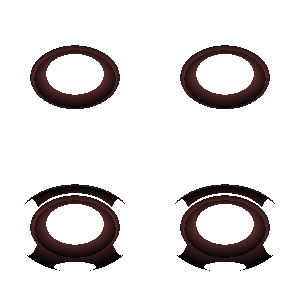

Generate this figure with Python:
#!/usr/bin/env python

# Compare vtkContour3DLinearGrid on tetra, voxel, and hex meshes
# against standard vtkContourFilter in four viewports.

# Factory overrides
import vtkmodules.vtkInteractionStyle  # noqa: F401
import vtkmodules.vtkRenderingOpenGL2  # noqa: F401

from vtkmodules.vtkCommonCore import vtkPoints
from vtkmodules.vtkCommonDataModel import (
    vtkQuadric,
    vtkStructuredGrid,
)
from vtkmodules.vtkFiltersCore import (
    vtkContour3DLinearGrid,
    vtkContourFilter,
    vtkExtractCells,
)
from vtkmodules.vtkFiltersGeneral import vtkClipVolume
from vtkmodules.vtkImagingHybrid import vtkSampleFunction
from vtkmodules.vtkRenderingCore import (
    vtkActor,
    vtkPolyDataMapper,
    vtkRenderWindow,
    vtkRenderWindowInteractor,
    vtkRenderer,
)

resolution = 50
merge_points = 1
interpolate_attr = 1
compute_normals = 1

# Source: sample a quadric function
quadric = vtkQuadric()
quadric.SetCoefficients(0.5, 1, 0.2, 0, 0.1, 0, 0, 0.2, 0, 0)

sample = vtkSampleFunction()
sample.SetSampleDimensions(resolution, resolution, resolution)
sample.SetImplicitFunction(quadric)
sample.ComputeNormalsOn()
sample.Update()

# --- Top-left: tetra contouring ---

# Clip to generate tetrahedra
clip = vtkClipVolume()
clip.SetInputConnection(sample.GetOutputPort())
clip.SetValue(-10.0)
clip.GenerateClippedOutputOff()
clip.Update()

contour_tetra = vtkContour3DLinearGrid()
contour_tetra.SetInputConnection(clip.GetOutputPort())
contour_tetra.SetValue(0, 0.5)
contour_tetra.SetValue(1, 0.9)
contour_tetra.SetMergePoints(0)
contour_tetra.SetSequentialProcessing(0)
contour_tetra.SetInterpolateAttributes(0)
contour_tetra.SetComputeNormals(0)

tetra_mapper = vtkPolyDataMapper()
tetra_mapper.SetInputConnection(contour_tetra.GetOutputPort())
tetra_mapper.ScalarVisibilityOff()

tetra_actor = vtkActor()
tetra_actor.SetMapper(tetra_mapper)
tetra_actor.GetProperty().SetColor(0.8, 0.4, 0.4)

# --- Top-right: voxel contouring ---

extract_voxel = vtkExtractCells()
extract_voxel.SetInputConnection(sample.GetOutputPort())
extract_voxel.AddCellRange(0, sample.GetOutput().GetNumberOfCells())
extract_voxel.Update()

contour_voxel = vtkContour3DLinearGrid()
contour_voxel.SetInputConnection(extract_voxel.GetOutputPort())
contour_voxel.SetValue(0, 0.5)
contour_voxel.SetValue(1, 0.9)
contour_voxel.SetMergePoints(merge_points)
contour_voxel.SetSequentialProcessing(0)
contour_voxel.SetInterpolateAttributes(interpolate_attr)
contour_voxel.SetComputeNormals(compute_normals)

voxel_mapper = vtkPolyDataMapper()
voxel_mapper.SetInputConnection(contour_voxel.GetOutputPort())
voxel_mapper.ScalarVisibilityOff()

voxel_actor = vtkActor()
voxel_actor.SetMapper(voxel_mapper)
voxel_actor.GetProperty().SetColor(0.8, 0.4, 0.4)

# --- Bottom-left: hex contouring ---

# Build a structured grid with hex cells reusing sample scalars
structured_grid = vtkStructuredGrid()
structured_grid.SetDimensions(resolution, resolution, resolution)

hex_points = vtkPoints()
origin = sample.GetOutput().GetOrigin()
spacing = sample.GetOutput().GetSpacing()
for k in range(resolution):
    z = origin[2] + k * spacing[2]
    for j in range(resolution):
        y = origin[1] + j * spacing[1]
        for i in range(resolution):
            x = origin[0] + i * spacing[0]
            hex_points.InsertNextPoint(x, y, z)
structured_grid.SetPoints(hex_points)
structured_grid.GetPointData().SetScalars(sample.GetOutput().GetPointData().GetScalars())
structured_grid.GetPointData().SetVectors(sample.GetOutput().GetPointData().GetVectors())

extract_hex = vtkExtractCells()
extract_hex.SetInputData(structured_grid)
extract_hex.AddCellRange(0, sample.GetOutput().GetNumberOfCells())
extract_hex.Update()

contour_hex = vtkContour3DLinearGrid()
contour_hex.SetInputConnection(extract_hex.GetOutputPort())
contour_hex.SetValue(0, 0.5)
contour_hex.SetMergePoints(merge_points)
contour_hex.SetSequentialProcessing(0)
contour_hex.SetInterpolateAttributes(interpolate_attr)
contour_hex.SetComputeNormals(compute_normals)

hex_mapper = vtkPolyDataMapper()
hex_mapper.SetInputConnection(contour_hex.GetOutputPort())
hex_mapper.ScalarVisibilityOff()

hex_actor = vtkActor()
hex_actor.SetMapper(hex_mapper)
hex_actor.GetProperty().SetColor(0.8, 0.4, 0.4)

# --- Bottom-right: standard contour filter on hexes ---

contour_standard = vtkContourFilter()
contour_standard.SetInputConnection(extract_hex.GetOutputPort())
contour_standard.SetValue(0, 0.5)

standard_mapper = vtkPolyDataMapper()
standard_mapper.SetInputConnection(contour_standard.GetOutputPort())
standard_mapper.ScalarVisibilityOff()

standard_actor = vtkActor()
standard_actor.SetMapper(standard_mapper)
standard_actor.GetProperty().SetColor(0.8, 0.4, 0.4)

# Update and print info
contour_tetra.Update()
contour_voxel.Update()
contour_hex.Update()
contour_standard.Update()

print(f"Tetra: {contour_tetra.GetOutput().GetNumberOfPoints()} pts, {contour_tetra.GetOutput().GetNumberOfCells()} cells")
print(f"Voxel: {contour_voxel.GetOutput().GetNumberOfPoints()} pts, {contour_voxel.GetOutput().GetNumberOfCells()} cells")
print(f"Hex: {contour_hex.GetOutput().GetNumberOfPoints()} pts, {contour_hex.GetOutput().GetNumberOfCells()} cells")
print(f"Standard: {contour_standard.GetOutput().GetNumberOfPoints()} pts, {contour_standard.GetOutput().GetNumberOfCells()} cells")

# Four viewports
renderer_0 = vtkRenderer()
renderer_0.SetViewport(0, 0, 0.5, 0.5)
renderer_0.SetBackground(1, 1, 1)
renderer_0.AddActor(tetra_actor)

renderer_1 = vtkRenderer()
renderer_1.SetViewport(0.5, 0, 1, 0.5)
renderer_1.SetBackground(1, 1, 1)
renderer_1.AddActor(voxel_actor)

renderer_2 = vtkRenderer()
renderer_2.SetViewport(0, 0.5, 0.5, 1)
renderer_2.SetBackground(1, 1, 1)
renderer_2.AddActor(hex_actor)

renderer_3 = vtkRenderer()
renderer_3.SetViewport(0.5, 0.5, 1, 1)
renderer_3.SetBackground(1, 1, 1)
renderer_3.AddActor(standard_actor)

# Window
render_window = vtkRenderWindow()
render_window.SetMultiSamples(0)
render_window.AddRenderer(renderer_0)
render_window.AddRenderer(renderer_1)
render_window.AddRenderer(renderer_2)
render_window.AddRenderer(renderer_3)
render_window.SetWindowName("contour3d lineargrid")

# Scene
renderer_0.ResetCamera()
camera = renderer_0.GetActiveCamera()
renderer_1.SetActiveCamera(camera)
renderer_2.SetActiveCamera(camera)
renderer_3.SetActiveCamera(camera)

# Interactor
interactor = vtkRenderWindowInteractor()
interactor.SetRenderWindow(render_window)

interactor.Initialize()
interactor.Start()
